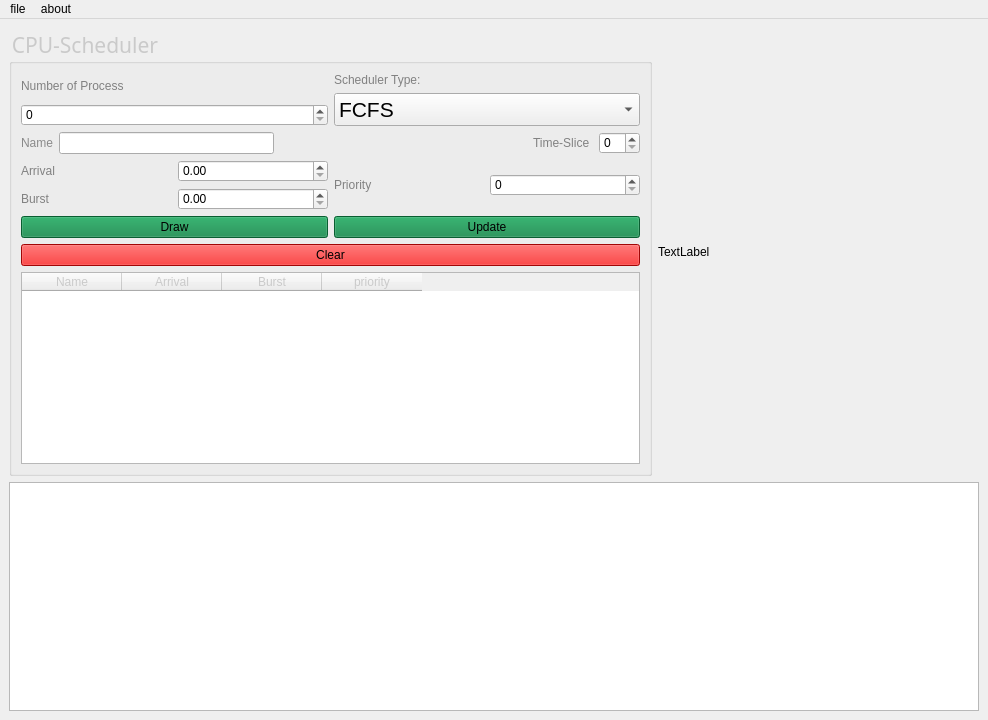
<?xml version="1.0" encoding="UTF-8"?>
<ui version="4.0">
 <class>MainWindow</class>
 <widget class="QMainWindow" name="MainWindow">
  <property name="geometry">
   <rect>
    <x>0</x>
    <y>0</y>
    <width>988</width>
    <height>720</height>
   </rect>
  </property>
  <property name="windowTitle">
   <string>CPU Scheduler</string>
  </property>
  <widget class="QWidget" name="centralwidget">
   <layout class="QGridLayout" name="gridLayout_2">
    <item row="0" column="2">
     <widget class="QLabel" name="label_image">
      <property name="text">
       <string>TextLabel</string>
      </property>
     </widget>
    </item>
    <item row="1" column="0" colspan="3">
     <widget class="QGraphicsView" name="graphicsView"/>
    </item>
    <item row="0" column="0" colspan="2">
     <widget class="QGroupBox" name="groupBox">
      <property name="enabled">
       <bool>true</bool>
      </property>
      <property name="baseSize">
       <size>
        <width>0</width>
        <height>0</height>
       </size>
      </property>
      <property name="font">
       <font>
        <family>Arial Black</family>
        <pointsize>16</pointsize>
        <weight>10</weight>
        <italic>false</italic>
        <bold>false</bold>
       </font>
      </property>
      <property name="styleSheet">
       <string notr="true">font: 87 16pt &quot;Arial Black&quot;;
border-color: rgb(129, 129, 129);
color: rgb(202, 202, 202);</string>
      </property>
      <property name="title">
       <string>CPU-Scheduler</string>
      </property>
      <layout class="QGridLayout" name="gridLayout">
       <item row="1" column="0">
        <layout class="QHBoxLayout" name="horizontalLayout_3">
         <item>
          <layout class="QVBoxLayout" name="verticalLayout_3">
           <item>
            <layout class="QHBoxLayout" name="horizontalLayout_4">
             <item>
              <widget class="QLabel" name="label_arrival">
               <property name="styleSheet">
                <string notr="true">font: 75 16pt &quot;Arial&quot;;
color: rgb(129, 129, 129);</string>
               </property>
               <property name="text">
                <string>Arrival</string>
               </property>
              </widget>
             </item>
             <item>
              <widget class="QDoubleSpinBox" name="doubleSpinBox_arrival">
               <property name="styleSheet">
                <string notr="true">font: 75 14pt &quot;Arial&quot;;
color: rgb(0, 0, 0);</string>
               </property>
              </widget>
             </item>
            </layout>
           </item>
           <item>
            <layout class="QHBoxLayout" name="horizontalLayout_5">
             <item>
              <widget class="QLabel" name="label_burst">
               <property name="styleSheet">
                <string notr="true">font: 75 16pt &quot;Arial&quot;;
color: rgb(129, 129, 129);</string>
               </property>
               <property name="text">
                <string>Burst</string>
               </property>
              </widget>
             </item>
             <item>
              <widget class="QDoubleSpinBox" name="doubleSpinBox">
               <property name="styleSheet">
                <string notr="true">font: 75 14pt &quot;Arial&quot;;
color: rgb(0, 0, 0);</string>
               </property>
              </widget>
             </item>
            </layout>
           </item>
          </layout>
         </item>
         <item>
          <layout class="QHBoxLayout" name="horizontalLayout_6">
           <item>
            <widget class="QLabel" name="label_priority">
             <property name="styleSheet">
              <string notr="true">font: 75 16pt &quot;Arial&quot;;
color: rgb(129, 129, 129);</string>
             </property>
             <property name="text">
              <string>Priority</string>
             </property>
            </widget>
           </item>
           <item>
            <widget class="QSpinBox" name="spinBox_priority">
             <property name="styleSheet">
              <string notr="true">font: 75 14pt &quot;Arial&quot;;
color: rgb(0, 0, 0);</string>
             </property>
            </widget>
           </item>
          </layout>
         </item>
        </layout>
       </item>
       <item row="0" column="0">
        <layout class="QVBoxLayout" name="verticalLayout_5">
         <item>
          <layout class="QHBoxLayout" name="horizontalLayout_2">
           <item>
            <layout class="QVBoxLayout" name="verticalLayout_2">
             <item>
              <widget class="QLabel" name="label_num">
               <property name="styleSheet">
                <string notr="true">font: 75 18pt &quot;Arial&quot;;
color: rgb(129, 129, 129);</string>
               </property>
               <property name="text">
                <string>Number of Process </string>
               </property>
              </widget>
             </item>
             <item>
              <widget class="QSpinBox" name="spinBox_number_of_process">
               <property name="styleSheet">
                <string notr="true">font: 75 16pt &quot;Arial&quot;;
color: rgb(0, 0, 0);</string>
               </property>
              </widget>
             </item>
            </layout>
           </item>
           <item>
            <layout class="QVBoxLayout" name="verticalLayout">
             <item>
              <widget class="QLabel" name="label_select_mode">
               <property name="styleSheet">
                <string notr="true">font: 75 18pt &quot;Arial&quot;;
color: rgb(129, 129, 129);</string>
               </property>
               <property name="text">
                <string>Scheduler Type:</string>
               </property>
              </widget>
             </item>
             <item>
              <widget class="QComboBox" name="comboBox_mode">
               <property name="font">
                <font>
                 <family>Arial</family>
                 <pointsize>16</pointsize>
                 <weight>9</weight>
                 <italic>false</italic>
                 <bold>false</bold>
                </font>
               </property>
               <property name="autoFillBackground">
                <bool>true</bool>
               </property>
               <property name="styleSheet">
                <string notr="true">font: 75 16pt &quot;Arial&quot;;
color: rgb(0, 0, 0);</string>
               </property>
               <item>
                <property name="text">
                 <string>FCFS</string>
                </property>
               </item>
               <item>
                <property name="text">
                 <string>Priority (preemptive)</string>
                </property>
               </item>
               <item>
                <property name="text">
                 <string>priority (Non-preemptive)</string>
                </property>
               </item>
               <item>
                <property name="text">
                 <string>SJF(preemptive)</string>
                </property>
               </item>
               <item>
                <property name="text">
                 <string>SJF(Non-preemptive)</string>
                </property>
               </item>
               <item>
                <property name="text">
                 <string>RR (preemptive)</string>
                </property>
               </item>
              </widget>
             </item>
            </layout>
           </item>
          </layout>
         </item>
         <item>
          <layout class="QHBoxLayout" name="horizontalLayout_9">
           <item>
            <layout class="QHBoxLayout" name="horizontalLayout">
             <item>
              <widget class="QLabel" name="label_process_name">
               <property name="styleSheet">
                <string notr="true">font: 75 16pt &quot;Arial&quot;;
color: rgb(138, 138, 138);</string>
               </property>
               <property name="text">
                <string>Name</string>
               </property>
              </widget>
             </item>
             <item>
              <widget class="QLineEdit" name="lineEdit_process_name">
               <property name="styleSheet">
                <string notr="true">font: 75 14pt &quot;Arial&quot;;
color: rgb(0, 0, 0);</string>
               </property>
              </widget>
             </item>
            </layout>
           </item>
           <item>
            <spacer name="horizontalSpacer_4">
             <property name="orientation">
              <enum>Qt::Horizontal</enum>
             </property>
             <property name="sizeHint" stdset="0">
              <size>
               <width>40</width>
               <height>20</height>
              </size>
             </property>
            </spacer>
           </item>
           <item>
            <layout class="QHBoxLayout" name="horizontalLayout_8">
             <item>
              <widget class="QLabel" name="label_time_slice">
               <property name="styleSheet">
                <string notr="true">font: 75 16pt &quot;Arial&quot;;
color: rgb(129, 129, 129);</string>
               </property>
               <property name="text">
                <string>Time-Slice </string>
               </property>
              </widget>
             </item>
             <item>
              <widget class="QSpinBox" name="spinBox_time_slice">
               <property name="styleSheet">
                <string notr="true">font: 75 14pt &quot;Arial&quot;;
color: rgb(0, 0, 0);</string>
               </property>
              </widget>
             </item>
            </layout>
           </item>
          </layout>
         </item>
        </layout>
       </item>
       <item row="2" column="0">
        <layout class="QVBoxLayout" name="verticalLayout_4">
         <item>
          <layout class="QHBoxLayout" name="horizontalLayout_11">
           <item>
            <widget class="QPushButton" name="pushButton">
             <property name="styleSheet">
              <string notr="true">font: 87 14pt &quot;Arial Black&quot;;
color: rgb(0, 0, 0);
background-color: rgb(12, 132, 68);</string>
             </property>
             <property name="text">
              <string>Draw</string>
             </property>
             <property name="icon">
              <iconset theme="meme">
               <normaloff>.</normaloff>.</iconset>
             </property>
            </widget>
           </item>
           <item>
            <widget class="QPushButton" name="pushButton_2">
             <property name="styleSheet">
              <string notr="true">font: 87 14pt &quot;Arial Black&quot;;
color: rgb(0, 0, 0);
background-color: rgb(12, 132, 68);</string>
             </property>
             <property name="text">
              <string>Update</string>
             </property>
            </widget>
           </item>
          </layout>
         </item>
         <item>
          <widget class="QPushButton" name="pushButton_delete">
           <property name="styleSheet">
            <string notr="true">background-color: rgb(226, 8, 8);
font: 87 14pt &quot;Arial Black&quot;;
color: rgb(0, 0, 0);</string>
           </property>
           <property name="text">
            <string>Clear</string>
           </property>
          </widget>
         </item>
         <item>
          <widget class="QTableWidget" name="table">
           <property name="font">
            <font>
             <family>Arial Black</family>
             <pointsize>16</pointsize>
             <weight>10</weight>
             <italic>false</italic>
             <bold>false</bold>
            </font>
           </property>
           <column>
            <property name="text">
             <string>Name</string>
            </property>
           </column>
           <column>
            <property name="text">
             <string>Arrival</string>
            </property>
           </column>
           <column>
            <property name="text">
             <string>Burst</string>
            </property>
           </column>
           <column>
            <property name="text">
             <string>priority</string>
            </property>
           </column>
          </widget>
         </item>
        </layout>
       </item>
      </layout>
     </widget>
    </item>
   </layout>
  </widget>
  <widget class="QMenuBar" name="menubar">
   <property name="geometry">
    <rect>
     <x>0</x>
     <y>0</y>
     <width>988</width>
     <height>26</height>
    </rect>
   </property>
   <widget class="QMenu" name="menuabout">
    <property name="title">
     <string>file</string>
    </property>
   </widget>
   <widget class="QMenu" name="menuabout_us">
    <property name="title">
     <string>about</string>
    </property>
    <addaction name="actionabout_AAY"/>
   </widget>
   <addaction name="menuabout"/>
   <addaction name="menuabout_us"/>
  </widget>
  <action name="actionabout_us">
   <property name="text">
    <string>about-us</string>
   </property>
  </action>
  <action name="actionabout_AAY">
   <property name="text">
    <string>about-AAY</string>
   </property>
  </action>
 </widget>
 <tabstops>
  <tabstop>lineEdit_process_name</tabstop>
  <tabstop>doubleSpinBox_arrival</tabstop>
  <tabstop>doubleSpinBox</tabstop>
  <tabstop>spinBox_priority</tabstop>
  <tabstop>pushButton_2</tabstop>
  <tabstop>spinBox_number_of_process</tabstop>
  <tabstop>pushButton</tabstop>
  <tabstop>spinBox_time_slice</tabstop>
  <tabstop>pushButton_delete</tabstop>
  <tabstop>graphicsView</tabstop>
  <tabstop>comboBox_mode</tabstop>
 </tabstops>
 <resources/>
 <connections/>
</ui>
